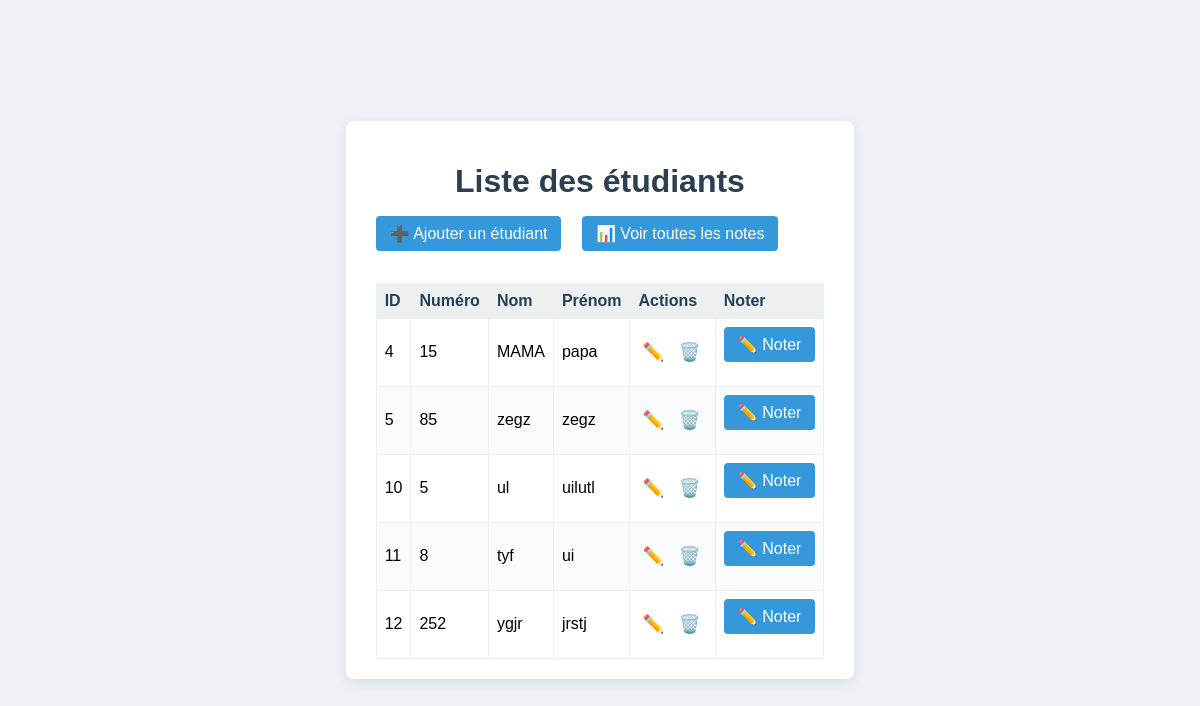
The page / on the database its author committed.
### notes/models.py (models this page shows)
class Etudiant(models.Model):
    numero_etudiant = models.CharField(max_length=50, unique=True)
    nom = models.CharField(max_length=100)
    prenom = models.CharField(max_length=100)
    groupe = models.CharField(max_length=50, blank=True, null=True)
    photo = models.ImageField(upload_to='photos/', blank=True, null=True)
    email = models.EmailField(blank=True, null=True)

### notes/views.py (the view)
# urls.py: path('', EtudiantList.as_view(), name='etudiant_list'),
class EtudiantList(ListView):
    model = Etudiant
    template_name = 'notes/etudiant_list.html'
    context_object_name = 'etudiants'

### notes/templates/notes/etudiant_list.html (shortened to what this page needs)
{% load static %}
<!DOCTYPE html>
<html lang="fr">
<head>
  <link rel="stylesheet" href="{% static 'css/style.css' %}">
</head>
<body>
  <div class="container">
    <h1>Liste des étudiants</h1>
    <a href="{% url 'etudiant_new' %}" class="add-btn">➕ Ajouter un étudiant</a>
    <a href="{% url 'note_list' %}" class="add-btn" style="margin-left:1rem;">
      📊 Voir toutes les notes
    </a>
    <table>
      <thead>
        <tr>
          <th>ID</th>
          <th>Numéro</th>
          <th>Nom</th>
          <th>Prénom</th>
          <th>Actions</th>
          <th>Noter</th>
        </tr>
      </thead>
      <tbody>
        {% for etu in object_list %}
          <tr>
            <td>{{ etu.id }}</td>
            <td>{{ etu.numero_etudiant }}</td>
            <td>{{ etu.nom }}</td>
            <td>{{ etu.prenom }}</td>
            <td>
              <a href="{% url 'etudiant_edit' etu.pk %}" class="action-btn">✏️</a>
              <a href="{% url 'etudiant_delete' etu.pk %}" class="action-btn">🗑️</a>
            </td>
            <td>
              <a href="{% url 'note_new' %}?etudiant={{ etu.pk }}" class="add-btn">
                ✏️ Noter
              </a>
            </td>
          </tr>
        {% empty %}
          <tr>
            <td colspan="6" style="text-align:center;">
              Aucun étudiant enregistré.
            </td>
          </tr>
        {% endfor %}
      </tbody>
    </table>
  </div>
</body>
</html>

### static/css/style.css (style rules this page uses)
html, body { height: 100%; margin: 0; font-family: Arial, sans-serif; background: #eef2f7; display: flex; align-items: center; justify-content: center; }
.container { width: 90%; max-width: 1000px; background: #fff; padding: 20px 30px; box-shadow: 0 4px 12px rgba(0, 0, 0, 0.08); border-radius: 8px; }
h1 { text-align: center; margin-bottom: 1rem; color: #2c3e50; }
a.add-btn { display: inline-block; margin-bottom: 1rem; padding: 8px 14px; background: #3498db; color: #fff; text-decoration: none; border-radius: 4px; }
table { width: 100%; border-collapse: collapse; margin-top: 1rem; }
th, td { padding: 8px; border: 1px solid #ecf0f1; text-align: left; }
th { background: #ecf0f1; color: #2c3e50; }
tr:nth-child(even) { background: #f9fbfc; }
a.action-btn { margin-right: 6px; text-decoration: none; font-size: 1.1rem; }
.action-btn { margin: 0 0.25rem; font-size: 1.1rem; color: #2c3e50; }
.add-btn { display: inline-block; padding: 0.5rem 1rem; background-color: #3498db; color: white; border-radius: 0.375rem; text-decoration: none; font-weight: 500; transition: background-color .2s; }
.action-btn { margin: 0 0.25rem; font-size: 1.1rem; }

### rows shown on the page
Etudiant: id "4", numero_etudiant "15", nom "MAMA", prenom "papa"
Etudiant: id "5", numero_etudiant "85", nom "zegz", prenom "zegz"
Etudiant: id "10", numero_etudiant "5", nom "ul", prenom "uilutl"
Etudiant: id "11", numero_etudiant "8", nom "tyf", prenom "ui"
Etudiant: id "12", numero_etudiant "252", nom "ygjr", prenom "jrstj"
